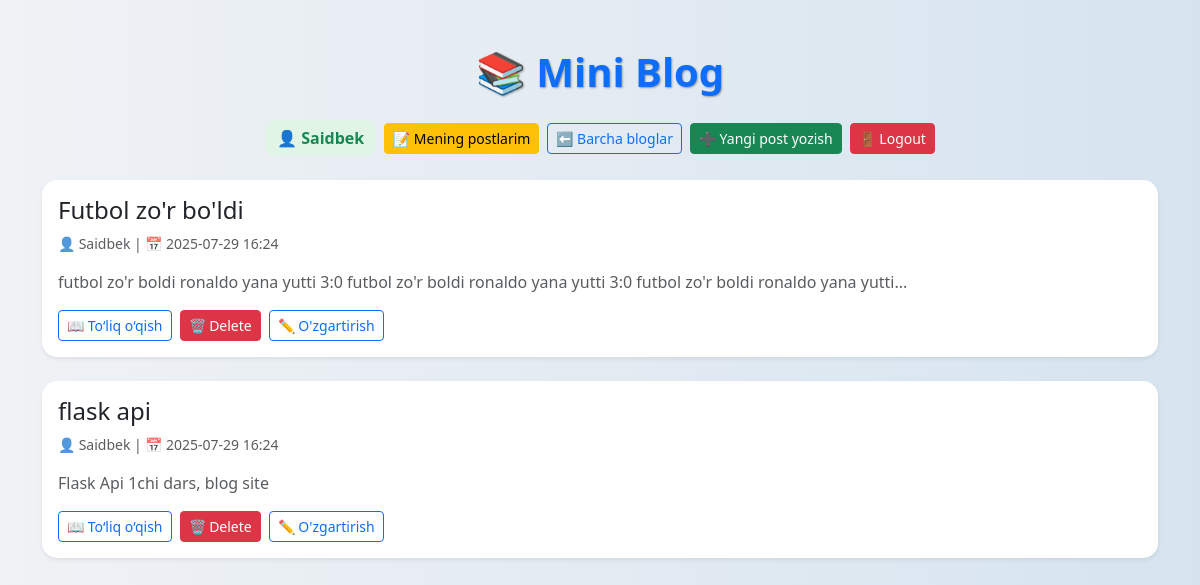
The page /my-posts (signed in) on the database its author committed.
### app.py (models this page shows)
class Blog(db.Model):
    id = db.Column(db.Integer, primary_key=True)
    title = db.Column(db.String(150), nullable=False)
    author = db.Column(db.String(100), nullable=False)
    content = db.Column(db.Text, nullable=False)
    date = db.Column(db.String(20), default=datetime.now().strftime('%Y-%m-%d %H:%M'))

### app.py (the view)
@app.route('/my-posts')
def my_posts():
    if 'username' not in session:
        flash('Avval tizimga kiring.')
        return redirect(url_for('login'))
    posts = Blog.query.filter_by(author=session['username']).order_by(Blog.id.desc()).all()
    return render_template('index.html', posts=posts)

### templates/index.html (shortened to what this page needs)
<!DOCTYPE html>
<html lang="uz">
<head>
    <link href="https://cdn.jsdelivr.net/npm/bootstrap@5.3.0/dist/css/bootstrap.min.css" rel="stylesheet">
</head>
<body>
<div class="container py-5">
    <h1 class="mb-4 text-center text-primary">📚 Mini Blog</h1>
    <div class="d-flex justify-content-center align-items-center flex-wrap gap-2 mb-4">
        {% if 'username' in session %}
            <span class="text-success username-box">👤 {{ session['username'] }}</span>
            <a class="btn btn-warning btn-sm" href="{{ url_for('my_posts') }}">📝 Mening postlarim</a>
            {% if request.path == '/my-posts' %}
                <a href="{{ url_for('index') }}" class="btn btn-outline-primary btn-sm">⬅ Barcha bloglar</a>
            {% endif %}
            <a class="btn btn-success btn-sm" href="{{ url_for('create') }}">➕ Yangi post yozish</a>
            <a class="btn btn-danger btn-sm" href="{{ url_for('logout') }}">🚪 Logout</a>
        {% else %}
            <a class="btn btn-outline-primary btn-sm" href="{{ url_for('login') }}">🔐 Login</a>
            <a class="btn btn-outline-success btn-sm" href="{{ url_for('register') }}">📝 Register</a>
        {% endif %}
    </div>
    {% for post in posts %}
    <div class="card mb-4 shadow-sm border-0">
        <div class="card-body">
            <h4 class="card-title text-dark">{{ post.title }}</h4>
            <p class="text-muted small">
                👤 {{ post.author }} | 📅 {{ post.date }}
            </p>
            <p class="card-text text-muted">
                {{ post.content[:120] }}{% if post.content|length > 120 %}...{% endif %}
            </p>
            <div class="d-flex justify-content-start gap-2 align-items-center mt-2">
                <a href="{{ url_for('view_post', post_id=post.id) }}" class="btn btn-sm btn-outline-primary">📖 To‘liq o‘qish</a>
                {% if session.get('username') == post.author %}
                    <a href="#" class="btn btn-sm btn-danger" onclick="event.preventDefault(); document.getElementById('delete-form-{{ post.id }}').submit();">
                        🗑 Delete
                    </a>
                    <a href="{{ url_for('edit_post', post_id=post.id) }}" class="btn btn-sm btn-outline-primary">✏ O'zgartirish</a>
                {% endif %}
            </div>
        </div>
    </div>
    {% else %}
    <div class="alert alert-info">Hozircha postlar yo‘q.</div>
    {% endfor %}
</div>
</body>
</html>

### templates/index.html (style rules this page uses)
body { background: linear-gradient(to right, #f0f2f5, #d6e4f0); }
h1 { font-weight: bold; text-shadow: 1px 1px 2px #999; }
.card { transition: transform 0.2s ease, box-shadow 0.2s ease; border-radius: 15px; }
.btn-sm { transition: all 0.2s ease; }
.username-box { background-color: #e1f5e6; border-radius: 10px; padding: 6px 12px; font-weight: bold; }

### rows shown on the page
Blog: title "Futbol zo'r bo'ldi", author "Saidbek", date "2025-07-29 16:24", content "futbol zo'r boldi ronaldo yana yutti 3:0 futbol zo'r boldi ronaldo yana yutti 3:0 futbol zo'r boldi ronaldo yana yutti"
Blog: title "flask api", author "Saidbek", date "2025-07-29 16:24", content "Flask Api 1chi dars, blog site"

### other values the page prints
{{ session['username'] }} "Saidbek"
